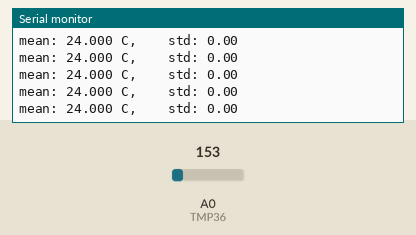
Bench run of a sketch on a simulated Arduino Uno, built with avr-gcc and run on an emulated ATmega328P. Parts: the last lines printed to the serial monitor. The test bench sets the inputs (shaded band); at power-on: A0 (TMP36) = 153.

Above: at 1.2 s.
1.3 s: A0 (TMP36) set to 165
At 1.58 s:
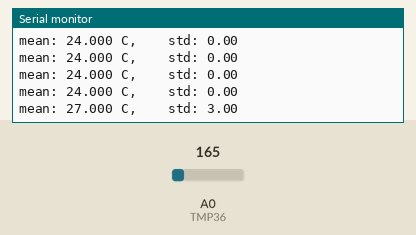
2.8 s: A0 (TMP36) set to 175
At 2.8 s:
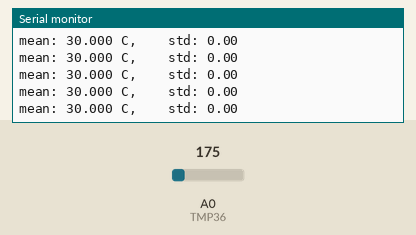
Timing chart, 0 to 5.8 s (numbered marks = the images above; inputs shaded):
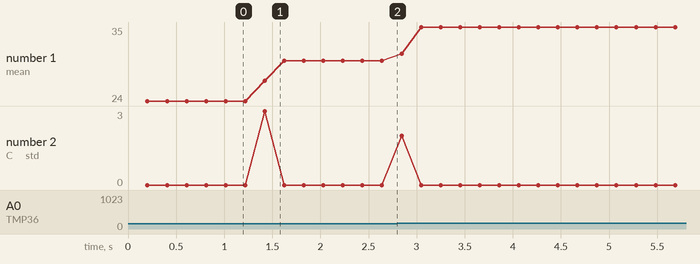

Measured:
- after the input at 1.3 s, the serial monitor: prints a new line after 0.12 s (image 1)
- plotted number 1: 24 → 30 after the input at 1.3 s, 30 → 35 after the input at 2.8 s

The sketch:

temperature.ino
```cpp
int TMP36= A0; // The middle lead is connected to analog-in 0. int temperature= 0;
int wait_ms= 20; // wait time betweem measurements in millisec.

#define NR_SAMPLES 10
int samples[NR_SAMPLES]; // array of samples
void setup(){
  Serial.begin(9600);
  }

void loop(){
  float sum= 0.0;
  for (int i=0; i< NR_SAMPLES; ++i){
  // map values from range [0, 410] to [-50, 150]
  samples[i]= map(analogRead(TMP36), 0, 410, -50, 150);
  sum += samples[i];
  delay(wait_ms);
}
  float mean= sum/NR_SAMPLES;
  float sum_square_deviation= 0.0; for (int i=0; i< NR_SAMPLES; ++i){
  sum_square_deviation += (samples[i] - mean)*(samples[i] - mean); }
  float standard_deviation= sqrt(sum_square_deviation/NR_SAMPLES);
  Serial.print("mean: ");
  Serial.print(mean, 3);
  Serial.print(" C, \t std: ");
  Serial.println(standard_deviation);
}
```
